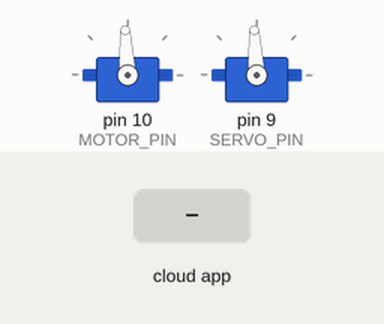
Recording of a sketch running on a simulated Arduino Uno, built with avr-gcc and run on an emulated ATmega328P. Shown: 2 × servo. Inputs (shaded band) come from the test bench. The ROS host is connected and sends only what is stated.

Above: at 4.2 s.
4.3 s: the phone or cloud app sets linear.x to -100
At 5.2 s:
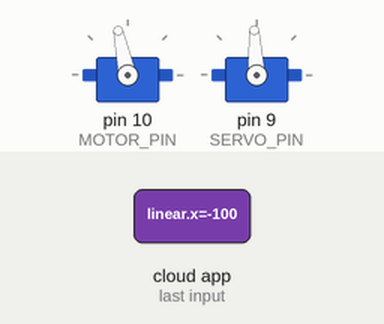
5.8 s: the phone or cloud app sets angular.z to -100
At 6.3 s:
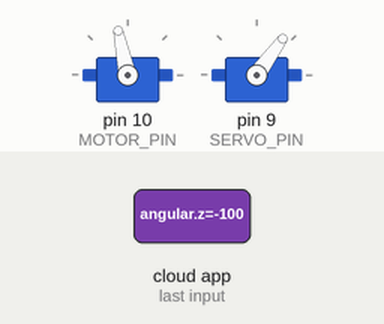
7.3 s: the phone or cloud app sets linear.x to 0
At 8.5 s:
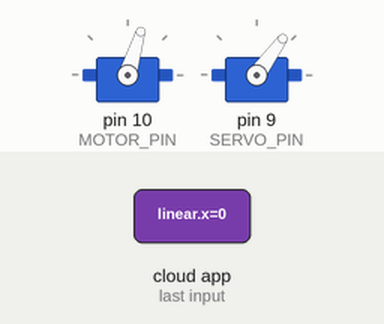
8.8 s: the phone or cloud app sets angular.z to 0
At 9.8 s:
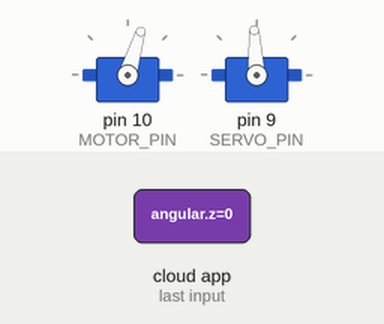
10.3 s: the phone or cloud app sets angular.z to 100
At 11.0 s:
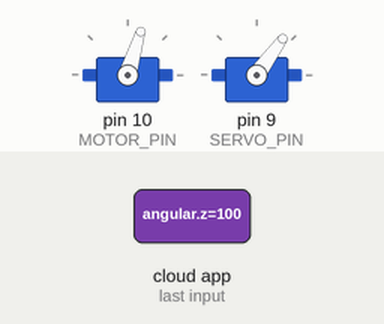
11.8 s: the phone or cloud app sets linear.x to 100
At 12.1 s:
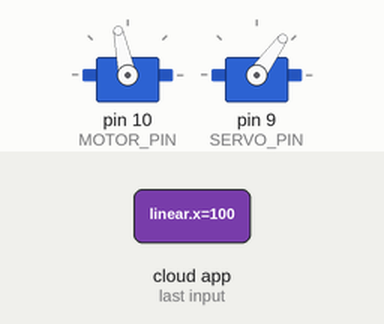
Timing chart, 0 to 14.3 s (numbered marks = the images above; inputs shaded):
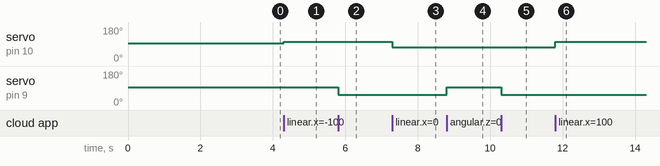

Measured:
- after the input at 4.3 s, servo on pin 10 (MOTOR_PIN): 93° → 102° at once
- after the input at 5.8 s, servo on pin 9 (SERVO_PIN): 93° → 54° at once
- after the input at 7.3 s, servo on pin 10 (MOTOR_PIN): 102° → 73° at once
- after the input at 8.8 s, servo on pin 9 (SERVO_PIN): 54° → 93° at once
- after the input at 10.3 s, servo on pin 9 (SERVO_PIN): 93° → 54° at once
- after the input at 11.8 s, servo on pin 10 (MOTOR_PIN): 73° → 102° at once

The sketch:

car_control.ino
```cpp
#include <Servo.h>
#include <ros.h>
#include <geometry_msgs/Twist.h>

class Car {
public:
    void initControler();

    void armControler();

    void writeToControler(int, int);

    float limitMotor(int);

    float limitServo(int);

private:
    const int MOTOR_PIN = 10;
    const int SERVO_PIN = 9;

    const int MOTOR_MAX = 2000;
    const int MOTOR_MIN = 1600;
    const int MOTOR_STOP = 1300;

    const int STEER_MIN = 1100;
    const int STEER_MAX = 1900;
    const int STEER_CENTER = 1500;

    const int noAction = 0;

    Servo motor;
    Servo steering;
};

Car car;
int motor_speed;
int steer;
volatile unsigned long dt;
volatile unsigned long t0;

ros::NodeHandle nh;
geometry_msgs::Twist vel_angular_back;

void controlCallback(const geometry_msgs::Twist& ecu) {
    car.writeToControler(ecu.linear.x, ecu.angular.z);
    vel_angular_back.linear.x = ecu.linear.x;
    vel_angular_back.angular.z = ecu.angular.z;
}


ros::Publisher ecu_back("ecu_back", &vel_angular_back);
ros::Subscriber<geometry_msgs::Twist> sub_control("control", controlCallback);

/**
 * ARDUINO INITIALIZATION
 */
void setup() {
    car.initControler();
    car.armControler();
    t0 = millis();

    nh.getHardware()->setBaud(57600);
    nh.initNode();

    nh.advertise(ecu_back);
    nh.subscribe(sub_control);
}

/**
 * ARDUINO MAIN lOOP
 */
void loop() {
    dt = millis() - t0;


    ecu_back.publish(&vel_angular_back);

    if (dt > 50) {
        t0 = millis();
        // to do
    }

    nh.spinOnce();
}

/**
 * CAR CLASS IMPLEMENTATION
 */
void Car::initControler() {
    motor.attach(MOTOR_PIN);
    steering.attach(SERVO_PIN);
}

void Car::armControler() {
    motor.writeMicroseconds(1500);
    steering.writeMicroseconds(STEER_CENTER);
    delay(3000);
}

float Car::limitMotor(int x) {
    if (x == noAction) {
        return MOTOR_STOP;
    }

    if (x > MOTOR_MAX) {
        x = MOTOR_MAX;
    } else if (x < MOTOR_MIN) {
        x = MOTOR_MIN;
    }
    return x;
}

float Car::limitServo(int x) {
    if (x == noAction) {
        return STEER_CENTER;
    }

    if (x > STEER_MAX) {
        x = STEER_MAX;
    } else if (x < STEER_MIN) {
        x = STEER_MIN;
    }
    return x;
}

void Car::writeToControler(int motor_speed, int steer) {
    int motorCMD, servoCMD;
    motorCMD = car.limitMotor(motor_speed);
    servoCMD = car.limitServo(steer);
    //motorCMD = motor_speed;
    //servoCMD = steer;
    motor.writeMicroseconds(motorCMD);
    steering.writeMicroseconds(servoCMD);
}
```
